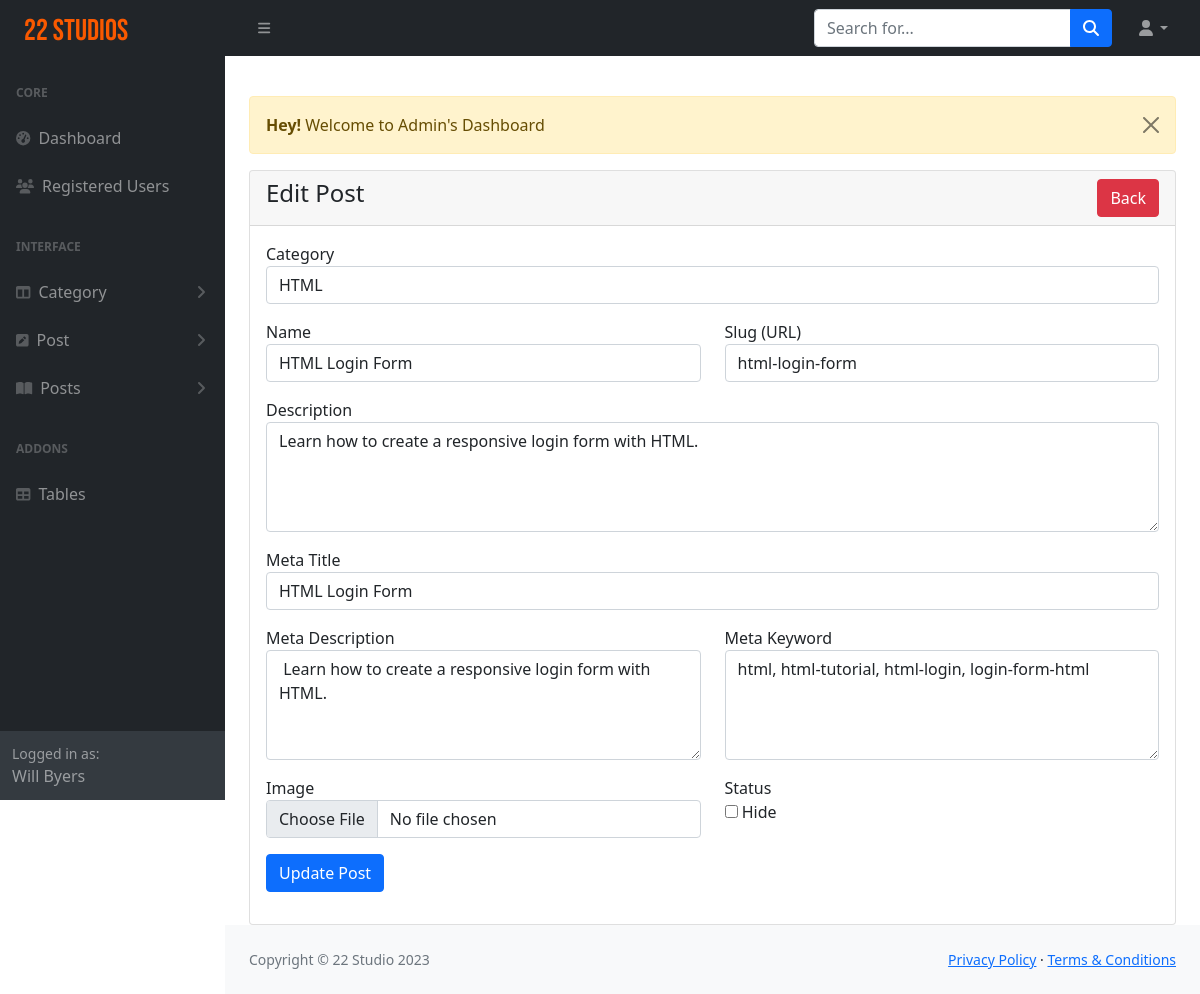
The app's page /admin/post-edit.php?id=3 (signed in) with its own data.
### tables this page shows
CREATE TABLE `posts` (
  `id` int(191) NOT NULL,
  `category_id` int(191) NOT NULL,
  `name` varchar(191) NOT NULL,
  `slug` varchar(191) NOT NULL,
  `description` text DEFAULT NULL,
  `image` varchar(255) DEFAULT NULL,
  `meta_title` varchar(191) NOT NULL,
  `meta_description` mediumtext NOT NULL,
  `meta_keyword` mediumtext NOT NULL,
  `status` tinyint(4) DEFAULT 0,
  `created_at` timestamp NULL DEFAULT current_timestamp()
);

CREATE TABLE `categories` (
  `id` int(11) NOT NULL,
  `name` varchar(191) NOT NULL,
  `slug` varchar(191) NOT NULL,
  `description` text DEFAULT NULL,
  `meta_title` varchar(200) NOT NULL,
  `meta_description` mediumtext DEFAULT NULL,
  `meta_keyword` mediumtext DEFAULT NULL,
  `navbar_status` tinyint(4) DEFAULT 0,
  `status` tinyint(4) DEFAULT 0 COMMENT '0=visible,1=hidden,2=deleted',
  `created_at` timestamp NULL DEFAULT current_timestamp()
);

### admin/post-edit.php (the view, shortened to what this page needs)
<?php
include('includes/header.php');
?>
<div class="container-fluid px-4">
    <div class="row mt-4">
        <div class="col-md-12">
            <?php include('../message.php'); ?>
            <div class="card">
                <div class="card-header">
                    <h4>Edit Post
                        <a href="post-view.php" class="btn btn-danger float-end">Back</a>
                    </h4>
                </div>
                <div class="card-body">
                    <?php
                    if (isset($_GET['id'])) {
                        $post_id = $_GET['id'];
                        $post_query = "SELECT * FROM posts WHERE id='$post_id' LIMIT 1";
                        $post_query_res = mysqli_query($con, $post_query);
                        if (mysqli_num_rows($post_query_res) > 0) {
                            $post_row = mysqli_fetch_array($post_query_res);
                    ?>
                            <form action="code.php" method="post" enctype="multipart/form-data">
                                <div class="row">
                                    <div class="col-md-12 mb-3">
                                        <label>Category</label>
                                        <?php
                                        $category = "SELECT * FROM categories WHERE status='0'";
                                        $category_run = mysqli_query($con, $category);
                                        if (mysqli_num_rows($category_run) > 0) {
                                        ?>
                                            <select name="category_id" required class="form-control">
                                                <?php
                                                foreach ($category_run as $category_item) {
                                                ?>
                                                    <option value="<?= $category_item['id']; ?>" <?= $category_item['id'] == $post_row['category_id'] ? 'selected' : '' ?>>
                                                        <?= $category_item['name']; ?>
                                                    </option>
                                                <?php
                                                }
                                                ?>
                                            </select>
                                        <?php
                                        } else {
                                        ?>
                                            <h4>No Category Available</h4>
                                        <?php
                                        }
                                        ?>
                                    </div>
                                    <div class="col-md-6 mb-3">
                                        <label>Name</label>
                                        <input type="text" name="name" value="<?= $post_row['name']; ?>" class="form-control" required>
                                    </div>
                                    <div class="col-md-6 mb-3">
                                        <label>Slug (URL)</label>
                                        <input type="text" name="slug" value="<?= $post_row['slug']; ?>" class="form-control" required>
                                    </div>
                                    <div class="col-md-12 mb-3">
                                        <label>Description</label>
                                        <textarea name="description" id="summernote" class="form-control" required rows="4"><?= $post_row['description']; ?></textarea>
                                    </div>
                                    <div class="col-md-12 mb-3">
                                        <label>Meta Title</label>
                                        <input type="text" name="meta_title" value="<?= $post_row['meta_title']; ?>" max="191" class="form-control" required>
                                    </div>
                                    <div class="col-md-6 mb-3">
                                        <label>Meta Description</label>
                                        <textarea name="meta_description" id="" class="form-control" required rows="4"> <?= $post_row['meta_description']; ?> </textarea>
                                    </div>
                                    <div class="col-md-6 mb-3">
                                        <label>Meta Keyword</label> <br />
                                        <textarea name="meta_keyword" id="" class="form-control" required rows="4"><?= $post_row['meta_keyword']; ?></textarea>
                                    </div>
                                    <div class="col-md-6 mb-3">
                                        <label>Image</label>
                                        <input type="file" name="image" class="form-control">
                                    </div>
                                    <div class="col-md-6 mb-3">
                                        <label>Status</label> <br />
                                        <input type="checkbox" name="status" <?= $post_row['status'] == '1' ? 'checked' : '' ?> width="70px" height="70px"> Hide
                                    </div>
                                    <div class="col-md-12 mb-3">
                                        <button type="submit" class="btn btn-primary" name="post_update">Update Post</button>
                                    </div>
                                </div>
                            </form>
                        <?php
                        } else {
                        ?>
                            <h4>No Post Found</h4>
                    <?php
                        }
                    }
                    ?>
                </div>
            </div>
        </div>
    </div>
</div>
<?php
include('includes/footer.php');
include('includes/scripts.php');
?>

### records on screen
posts: category_id "HTML", name "HTML Login Form", slug "html-login-form", description "Learn how to create a responsive login form with HTML.", meta_title "HTML Login Form", meta_description "Learn how to create a responsive login form with HTML.", meta_keyword "html, html-tutorial, html-login, login-form-html"

### other values on screen
$_SESSION['auth_user']['user_name'] "Will Byers"
$_SESSION['message'] "Welcome to Admin's Dashboard"
